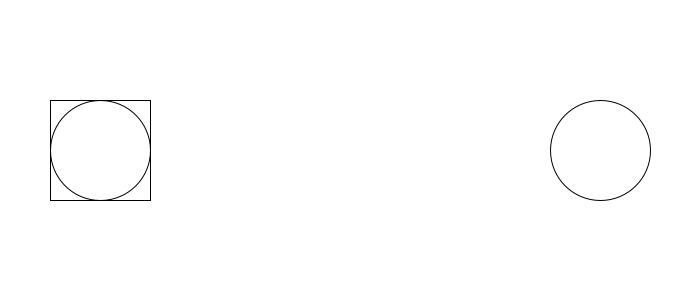
Frame 1 (no input)
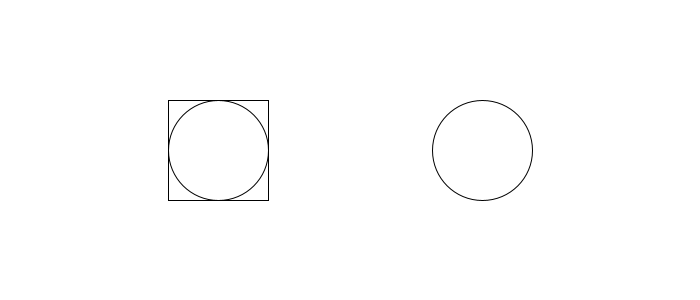
Frame 60 (the mouse pressed at the canvas centre just before this capture)
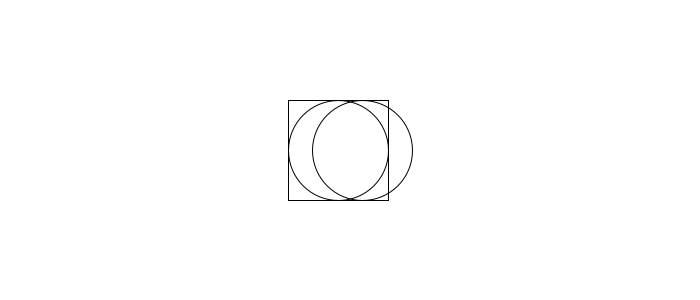
Frame 120 (the mouse held since frame 60 and released just before this capture)

The Processing sketch that drew these frames (run headless with seeded random() and noise(); from frame 60 on, the mouse is pressed at the canvas centre):

// Processing sketch: processing_49951
// ── processing_49951.pde

int posicionX;


void setup(){
size(700,300);
smooth();
posicionX=100;

}

void draw(){
background(255);
noFill();
ellipse(posicionX,150,100,100);
ellipse(700-posicionX,150,100,100);
rect(posicionX-50,100,100,100);
posicionX=posicionX+1; //posicionX y se suma 1 


posicionX=posicionX+1;

}
